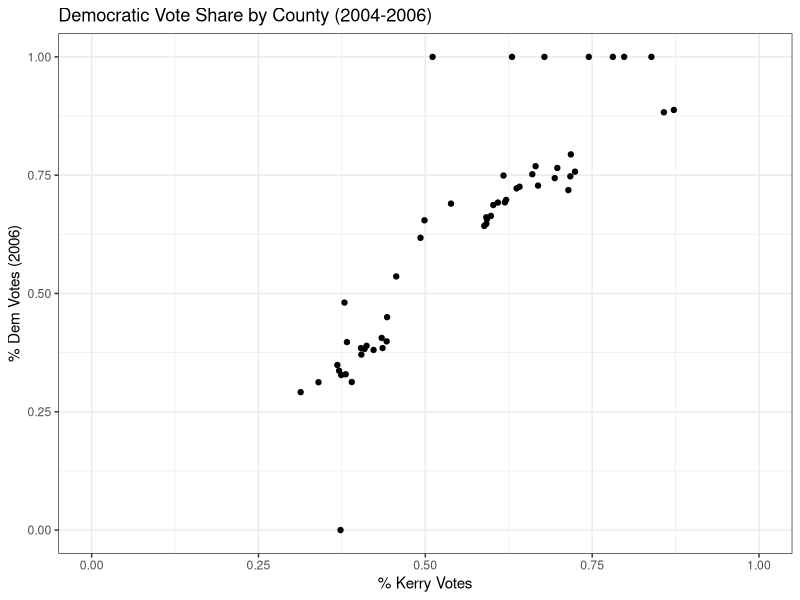
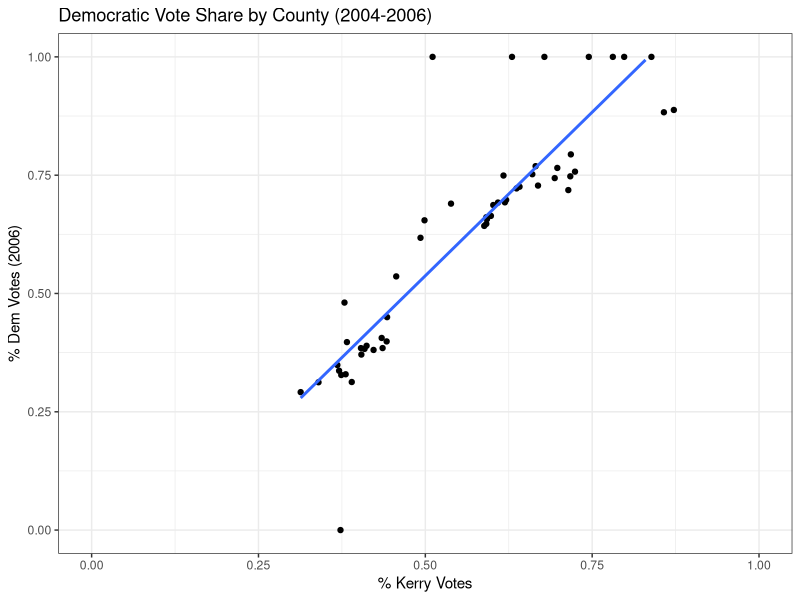
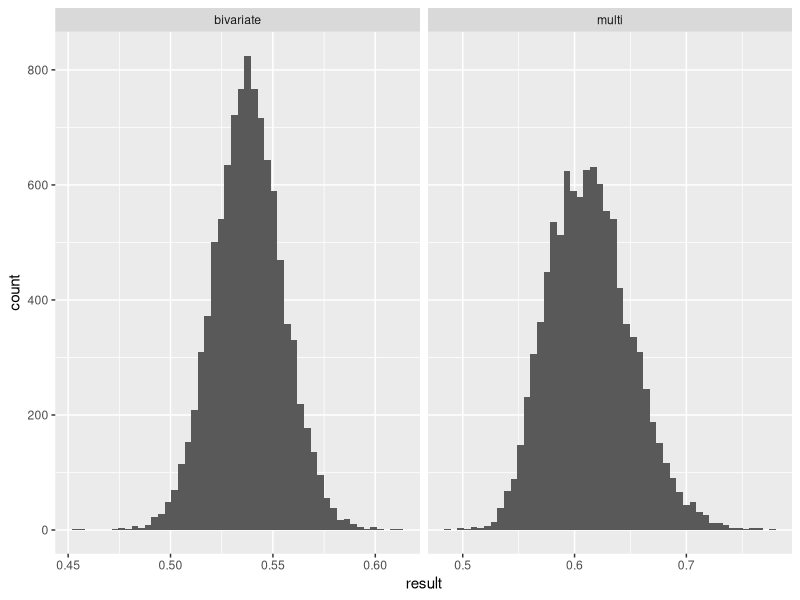
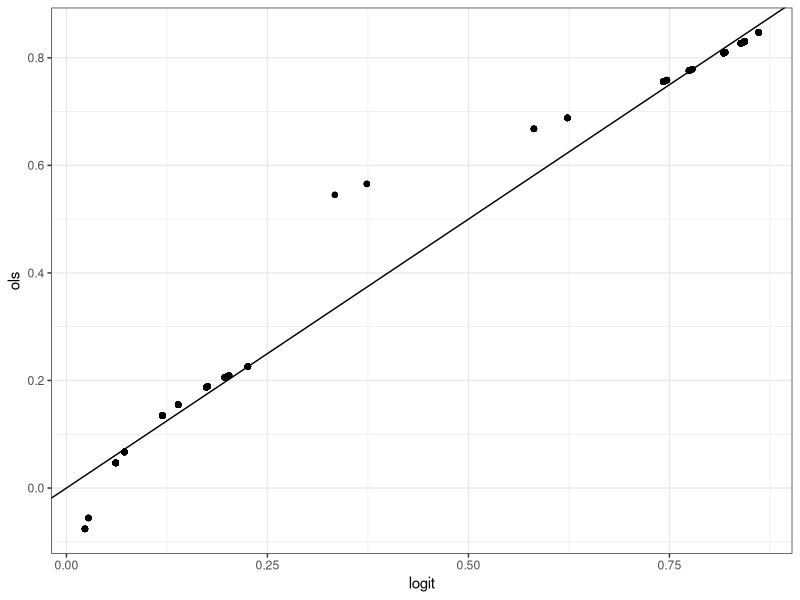
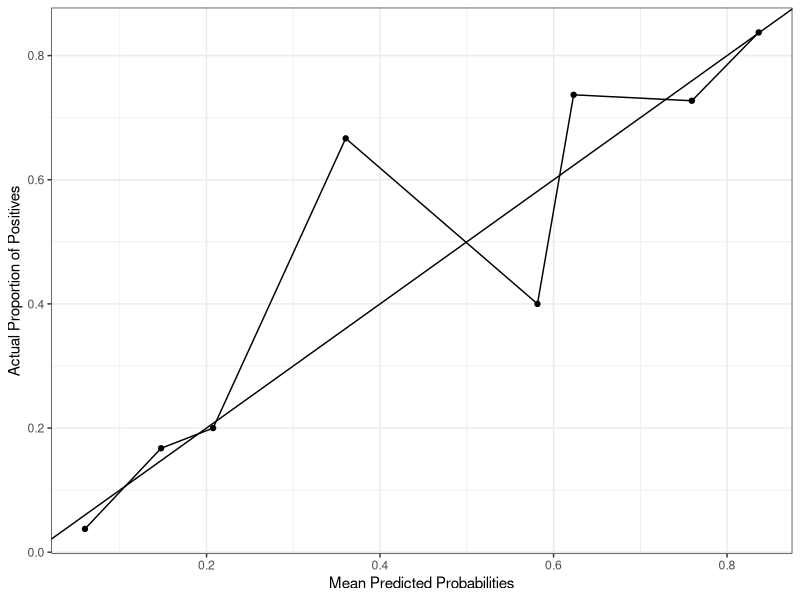

Reproduce these figures in R, in order.
## ---- chunk 1
knitr::opts_chunk$set(echo = TRUE)
library(ggplot2)
## ---- chunk 2
set.seed(123)
x = rexp(1500, rate = 2)
## ---- chunk 3
boot_univariate = function(datvec, statint, B, alpha){
  out = vector(mode = "logical", length = B)
  for(i in 1:B){
    out[i] = statint(sample(datvec, replace = T))
  }
  conf.out = quantile(out, probs = c(alpha/2, 1-alpha/2))
  return(conf.out)
}

## ---- chunk 4
boot_univariate(x, median, 10000, 0.05)
## ---- chunk 5
iqr = function(x){
  return(quantile(x, probs = .75) - quantile(x, probs = .25))
}
boot_univariate(x, iqr, 10000, 0.05)
## ---- chunk 6
ca = read.csv("ca2006.csv")
## ---- chunk 7
plot = ca |>
  ggplot(aes(dem_pres_2004, prop_d))+
  geom_point()+
  labs(x = "% Kerry Votes",
       y = "% Dem Votes (2006)",
       title = "Democratic Vote Share by County (2004-2006)")+
  theme_bw()+
  ylim(0,1)+
  xlim(0,1)
plot
## ---- chunk 8
reg = lm(prop_d ~ dem_pres_2004, data = ca)
summary(reg)
## ---- chunk 9
plot + geom_smooth(method = "lm", se = F)
## ---- chunk 10
my_predict = function(coefs, newdata, ols = TRUE){
  if(ols == TRUE){
    ## Linear Model prediction 
    prediction = sum(coefs%*%newdata)
    return(unname(prediction))
  }else{
    ## Logit Model prediction 
    betas = unname(coefs) %*% newdata
    odds = 1/ (1 + exp(-betas))
    return(odds)
  }
}

my_predict(reg$coefficients, newdata = c(1, 0.5))
## ---- chunk 11
mreg = lm(prop_d ~ dem_pres_2004 + dem_pres_2000 + dem_inc,
          data = ca)

my_predict(mreg$coefficients, 
           newdata = c(1,0.5, 0.5, 1), 
           ols = TRUE)
## ---- chunk 12
boot_reg = function(df, N = 53, B = 10000, alpha = 0.05){
  set.seed(pi)
  simple = vector(mode = "logical", length = B)
  multi = vector(mode = "logical", length = B)
  for(i in 1:B){
    dat = df[sample.int(nrow(df), 53, replace = T),]
    simple[i] = my_predict(lm(prop_d ~ dem_pres_2004, 
                              data = dat)$coefficients,
                           newdata = c(1,0.5))
    multi[i] = my_predict(lm(prop_d ~ dem_pres_2004 + 
                               dem_pres_2000 + dem_inc,
                             data = dat)$coefficients, 
                          newdata = c(1,0.5,0.5,1))
  }
  sci = quantile(simple, probs = c(alpha/2, 1-alpha/2))
  mci = quantile(multi, probs = c(alpha/2, 1-alpha/2))
  return(list(simple = simple, multi = multi,
              simple_ci = sci, multi_ci = mci))
}
## ---- chunk 13
results = boot_reg(df = ca)
## ---- chunk 14
knitr::kable(rbind(results$simple_ci, results$multi_ci))
## ---- chunk 15
out = data.frame(id = c(rep("bivariate", 10000), 
                          rep("multi", 10000)),
                   result = c(results$simple, 
                               results$multi))
## ---- chunk 16
out |>
  ggplot(aes(result))+
  geom_histogram(bins = 50)+
  facet_wrap(~id, scales = "free_x")
## ---- chunk 17
mean(results$simple > .5)
mean(results$multi > .5)
## ---- chunk 18
clinton = read.csv("vote92.csv")
mean(clinton$clintonvote)
## ---- chunk 19
logit = glm(clintonvote ~ dem + female + clintondist, data = clinton,
            family = "binomial")
summary(logit)
## ---- chunk 20
## see my_predict() function definition 
my_predict(logit$coefficients, newdata = c(1,1,1,1), ols = FALSE)
## ---- chunk 21
ols = lm(clintonvote ~ dem + female + clintondist, data = clinton)
ols.preds = vector(mode = "logical", nrow(clinton))
logit.preds = vector(mode = "logical", nrow(clinton))

for(i in 1:nrow(clinton)){
  newdata = newdata = c(1, as.numeric(clinton[i,c(2:4)]))
  ols.preds[i] = my_predict(ols$coefficients, newdata, ols = TRUE)
  logit.preds[i] = my_predict(logit$coefficients, newdata, ols = FALSE)
}
## ---- chunk 22
data.frame(ols = ols.preds, logit = logit.preds) |>
  ggplot(aes(logit, ols))+
  geom_point()+
  geom_abline(intercept = 0,slope = 1)+
  theme_bw()
## ---- chunk 23
bins = cut(logit.preds, breaks = seq(0,1,.1), right = FALSE,
           labels = c(1:10))
bonusDat = data.frame(preds = logit.preds, bins = bins)
mean_prob = aggregate(bonusDat$preds, by = list(bins), FUN=mean)
posi_prob = aggregate(clinton$clintonvote, by = list(bins), FUN=mean)

data.frame(mean_prob = mean_prob$x, posi_prob = posi_prob$x) |>
  ggplot(aes(mean_prob, posi_prob))+
  geom_point()+
  geom_line()+
  geom_abline(intercept = 0, slope = 1)+
  theme_bw()+
  labs(x = "Mean Predicted Probabilities",
       y = "Actual Proportion of Positives")

